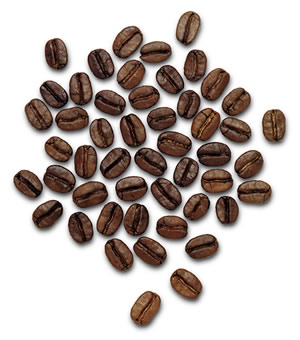
#> input picture TestImages/TestImages/coffee_grains.jpg, 300 x 340 px, found by its file name
$ python exercise_s1e.py
#> lines starting #> are read from the running program, lines starting #| are printed output that depends on the picture; after the words box and inside, x2 and y2 are one past the last pixel; in counts of white or black regions, pixels touching at a corner belong together
import cv2
import numpy as np
import matplotlib.pyplot as plt

def fast_watershed_test(image_path):
    # 读取图像
#> called with image_path = 'TestImages/TestImages/coffee_grains.jpg'
    img = cv2.imread(image_path)
#> img is the input picture: shape (340, 300, 3); mean B, G, R 179.4, 183.5, 192.9
    gray = cv2.cvtColor(img, cv2.COLOR_BGR2GRAY)

    # 预处理（二值化 + 去噪）
    ret, thresh = cv2.threshold(gray, 0, 255, cv2.THRESH_BINARY_INV + cv2.THRESH_OTSU)
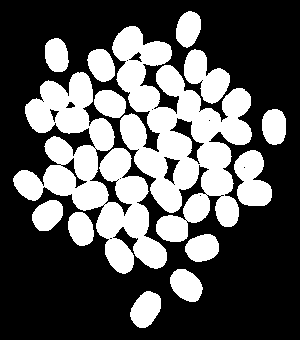
#> thresh: shape (340, 300); 35.1% white; 14 white regions, largest, box (x1, y1, x2, y2) and area: (112, 26, 252, 242) 14078, (13, 72, 167, 274) 11688, (234, 150, 272, 206) 1470
#> ret = 159

    # 去噪（开运算）
    kernel = np.ones((3, 3), np.uint8)
    opening = cv2.morphologyEx(thresh, cv2.MORPH_OPEN, kernel, iterations=2)
#> opening: shape (340, 300); 35% white; 15 white regions, largest, box (x1, y1, x2, y2) and area: (113, 26, 252, 242) 14028, (25, 73, 167, 273) 10977, (234, 150, 272, 206) 1470

    # 背景区域
    sure_bg = cv2.dilate(opening, kernel, iterations=3)
#> sure_bg: shape (340, 300); 48.2% white; 4 white regions, box (x1, y1, x2, y2) and area: (11, 9, 275, 276) 45540, (127, 288, 164, 331) 1262, (167, 266, 205, 305) 1207, (259, 106, 289, 148) 1115

    # 距离变换 + 前景区域
    dist_transform = cv2.distanceTransform(opening, cv2.DIST_L2, 5)
    ret, sure_fg = cv2.threshold(dist_transform, 0.5 * dist_transform.max(), 255, 0)
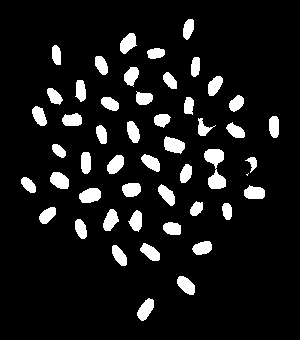
#> sure_fg: shape (340, 300) float32; 9.5% white; 50 white regions (1 under 20 px), largest, box (x1, y1, x2, y2) and area: (204, 149, 226, 189) 498, (164, 136, 185, 154) 264, (79, 188, 101, 203) 261
#> ret = 7.19
    sure_fg = np.uint8(sure_fg)

    # 未知区域
    #subtract() is used to subtract the pixel values of two images

    unknown = cv2.subtract(sure_bg, sure_fg)
#> unknown: shape (340, 300); 38.7% white; 4 white regions, box (x1, y1, x2, y2) and area: (11, 9, 275, 276) 36552, (127, 288, 164, 331) 1021, (167, 266, 205, 305) 978, (259, 106, 289, 148) 923

    # 生成 markers
    ret, markers = cv2.connectedComponents(sure_fg)
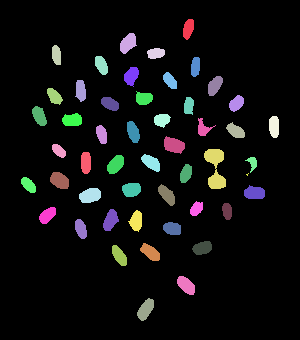
#> markers: shape (340, 300) int32; 51 distinct labels, from 0 to 50; one colour per label, 0 black
#> ret = 51
    markers = markers + 1  # 所有 marker 加 1，背景是 1
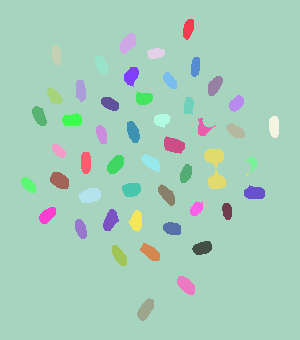
#> markers: shape (340, 300) int32; 51 distinct labels, from 1 to 51; one colour per label, 0 black
    markers[unknown == 255] = 0  # 未知区域设为 0
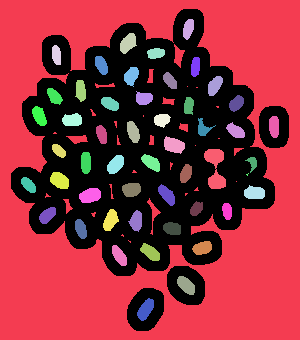
#> markers: shape (340, 300) int32; 52 distinct labels, from 0 to 51; one colour per label, 0 black

    # 应用分水岭算法
    img_watershed = img.copy()
    cv2.watershed(img_watershed, markers)

    # 用红线标出边界（边界像素值是 -1）
    img_watershed[markers == -1] = [0, 0, 255]
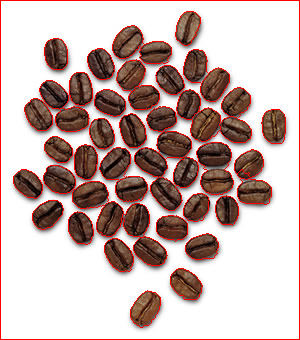
#> img_watershed: shape (340, 300, 3); 5.28% of pixels changed, all inside (x1, y1, x2, y2) = (0, 0, 300, 340)

    # 可视化
    plt.figure(figsize=(12, 6))
    plt.subplot(1, 3, 1)
    plt.imshow(cv2.cvtColor(img, cv2.COLOR_BGR2RGB))
    plt.title("Original Image")

    plt.subplot(1, 3, 2)
    plt.imshow(markers, cmap='jet')
    plt.title("Markers")

    plt.subplot(1, 3, 3)
    plt.imshow(cv2.cvtColor(img_watershed, cv2.COLOR_BGR2RGB))
    plt.title("Watershed Result")

    plt.tight_layout()
    plt.show()
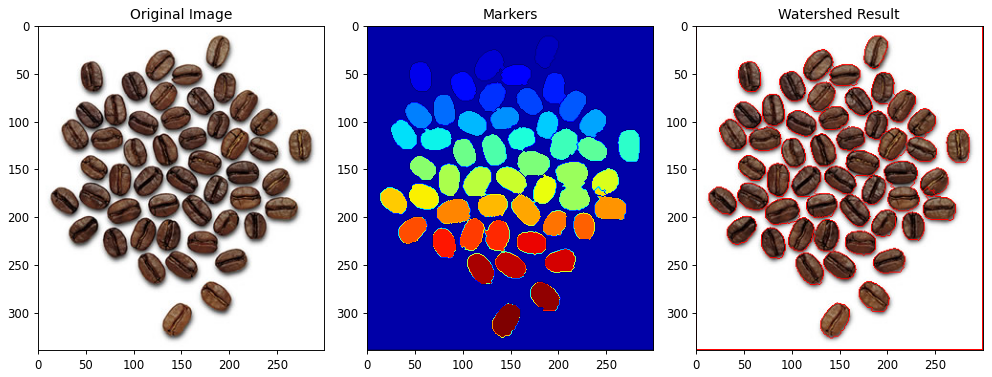
#> figure drawn by matplotlib, 3 panels

# 测试运行
fast_watershed_test("TestImages/TestImages/coffee_grains.jpg")

$ run again, with TestImages/TestImages/white_grains.jpg copied over TestImages/TestImages/coffee_grains.jpg
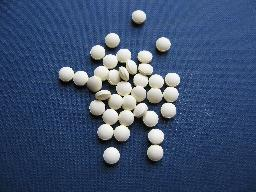
#> input picture TestImages/TestImages/white_grains.jpg, 256 x 192 px, found by its file name
#> in fast_watershed_test, img is the input picture: shape (192, 256, 3); mean B, G, R 113, 80.8, 61.6
#> in fast_watershed_test, `ret, thresh = cv2.threshold(gray, 0, 255, cv2.THRESH_BINARY_INV + cv2...`:
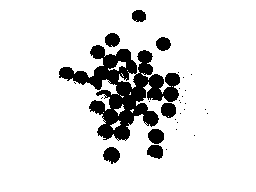
#> thresh: shape (192, 256); 88% white; 29 black regions (21 under 20 px), largest, box (x1, y1, x2, y2) and area: (59, 45, 180, 141) 4660, (103, 147, 120, 164) 205, (148, 129, 164, 144) 191
#> in fast_watershed_test, `ret, thresh = cv2.threshold(gray, 0, 255, cv2.THRESH_BINARY_INV + cv2...`: ret = 133
#> opening: shape (192, 256); 86.2% white; 15 black regions (11 under 20 px), largest, box (x1, y1, x2, y2) and area: (59, 33, 184, 159) 6275, (103, 147, 120, 164) 208, (156, 37, 171, 51) 160, (132, 10, 146, 22) 140
#> sure_bg: shape (192, 256); 92.5% white; 9 black regions (1 under 20 px), largest, box (x1, y1, x2, y2) and area: (62, 52, 176, 137) 3319, (151, 132, 161, 155) 115, (146, 114, 155, 123) 56
#> in fast_watershed_test, `ret, sure_fg = cv2.threshold(dist_transform, 0.5 * dist_transform.max(..`: ret = 54.95
#> unknown: shape (192, 256); 75.2% white; 12 black regions (1 under 20 px), largest, box (x1, y1, x2, y2) and area: (0, 0, 63, 192) 5550, (62, 52, 176, 137) 3319, (208, 0, 256, 84) 1933
#> in fast_watershed_test, `ret, markers = cv2.connectedComponents(sure_fg)`: ret = 4
#> img_watershed: shape (192, 256, 3); 3.64% of pixels changed, all inside (x1, y1, x2, y2) = (0, 0, 256, 192)
#> in fast_watershed_test, `plt.show()`:
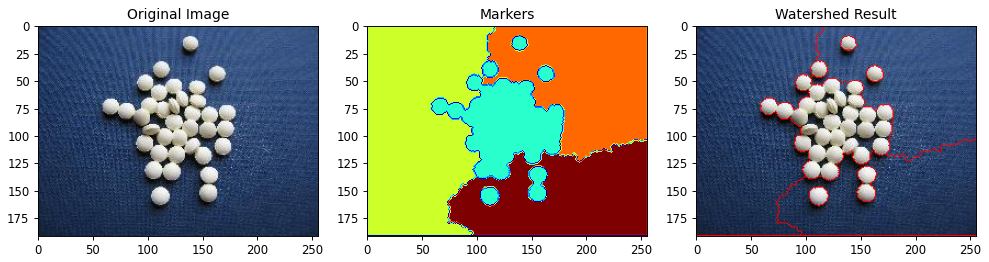
#> figure drawn by matplotlib, 3 panels
